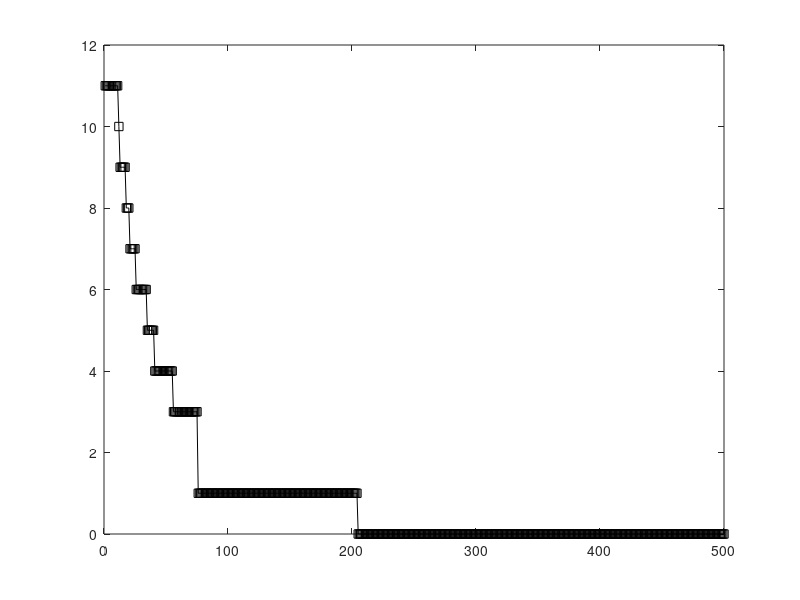

This chart was generated by the following MATLAB code:
clear all;
clc;
% plot bit/sec and distance two dimentional curve
d = [1:500];

K = 1.38e-23;%bultezman
T = 300;%kelvin
N0 = K*T;
B = 1e6;%bandwith
N =10*log10(N0*B*1000);%noise DBm wat


n = 3;
sigma = 7;
pl0=40;



z = norminv(.95,0,1);


ptx = 10*log10(5);
S= ptx - pl0 - 10*n*log10(d)- z*sigma;
SNR = S-N;

SNR0=[0 13 13 17 21 23 27 30 32 36 38];


R = [];
for snr=SNR
    R =[R sum(snr>=SNR0)*B];
end

plot(d,R/1e6,'k-s');